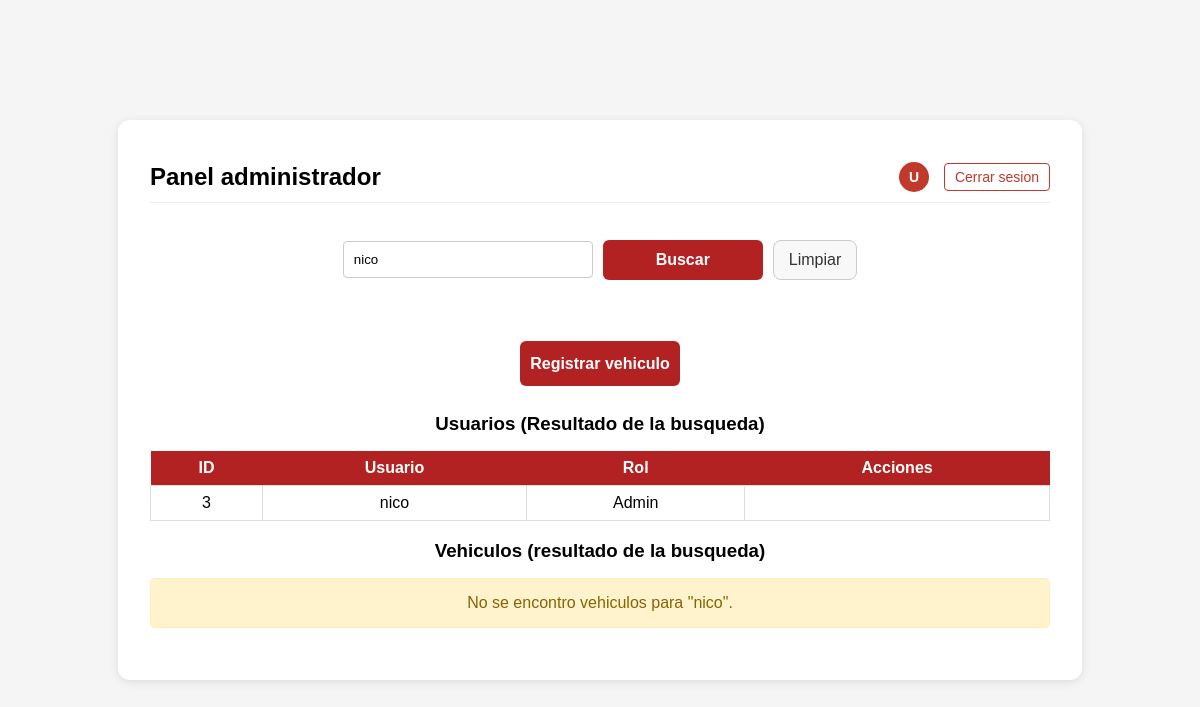
The app's page /usuarios/hashboard_administrador.php?busqueda=nico (signed in) with its own data.
### tables this page shows
CREATE TABLE `usuarios` (
  `id` int(11) NOT NULL,
  `usuario` varchar(50) DEFAULT NULL,
  `password` varchar(255) NOT NULL,
  `rol` tinyint(1) NOT NULL DEFAULT 2,
  `estado` tinyint(1) NOT NULL DEFAULT 1
);

### usuarios/hashboard_administrador.php (the view, shortened to what this page needs)
<?php
$mensaje_exito = $_GET['msg'] ?? null;
$usuario_rol = $_SESSION['usuario_rol'] ?? 2;
$datos_usuarios = [];
$vehiculos_busqueda = [];
$mostrar_busqueda = false;
if (!$mensaje_exito) {
    require __DIR__ . '/../includes/db.php';
    $busqueda = $_GET['busqueda'] ?? '';
    if ($busqueda) {
        $mostrar_busqueda = true;
        $param = '%' . $busqueda . '%';
        $stmt_u = $conn->prepare("SELECT id, usuario, rol FROM usuarios WHERE usuario LIKE ?");
        $stmt_u->execute([$param]);
        $datos_usuarios = $stmt_u->fetchAll(PDO::FETCH_ASSOC);
        $motor_busquedaV = "
             SELECT
                 v.id, v.marca, v.modelo, v.anio, v.dominio, v.descripcion, u.usuario AS vendedor, c.nombre AS cliente_nombre, c.apellido AS cliente_apellido
             FROM vehiculos v
             JOIN usuarios u ON v.vendedor_id = u.id
             JOIN clientes c ON v.cliente_id = c.id
             WHERE
                 v.marca LIKE ?
                 OR v.modelo LIKE ?
                 OR v.dominio LIKE ?
                 OR v.chasis LIKE ?
                 OR c.dni LIKE ?
                 OR c.nombre LIKE ?
                 OR c.apellido LIKE ?
             ORDER BY v.id DESC
           ";
        $stmt_v = $conn->prepare($motor_busquedaV);
        $stmt_v->execute([$param, $param, $param, $param, $param, $param, $param]);
        $vehiculos_busqueda = $stmt_v->fetchAll(PDO::FETCH_ASSOC);
    }
} else {
    $usuario_rol = $_SESSION['usuario_rol'] ?? 2;
}
?>
<!DOCTYPE html>
<html lang="es">
<head>
    <link rel="stylesheet" href="../css/style.css">
</head>
<body>
    <div class="container">
        <div class="card">
            <div class="panel-header">
                <h2 class="titulo-principal">Panel administrador</h2>
                <div class="user-actions">
                    <span class="user-badge" title="<?= htmlspecialchars($_SESSION['usuario']) ?> (<?= $usuario_rol == 1 ? 'ADMINISTRADOR' : 'EMPLEADO' ?>)">
                        <?= strtoupper(substr($_SESSION['usuario'], 0, 1)) ?>
                    </span>
                    <a class="btn-logout" href="../logout.php">Cerrar sesion</a>
                </div>
            </div>
            <div class="center" style="margin-bottom: 2rem;">
                <form method="GET" class="form form-centered">
                    <div class="form-inline">
                        <input type="text" name="busqueda" placeholder="Buscar..." value="<?= htmlspecialchars($busqueda) ?>">
                        <div class="btn-search-group">
                            <button type="submit" class="btn primary">Buscar</button>
                            <a href="hashboard_administrador.php" class="btn btn-secondary">Limpiar</a>
                        </div>
                    </div>
                </form>
            </div>
            <div class="center" style="margin-bottom: 1rem;">
                <div class="btn-group">
                    <a class="btn primary" href="../vehiculos/registrar_vehiculo.php">Registrar vehiculo</a>
                </div>
            </div>
            <?php
            if (!isset($mensaje_exito)):
                if ($usuario_rol == 1 || ($mostrar_busqueda && !empty($datos_usuarios))):
            ?>
                    <h3 id="usuarios">Usuarios (<?= $busqueda ? 'Resultado de la busqueda' : 'Todos' ?>)</h3>
                    <table class="table">
                        <thead>
                            <tr>
                                <th>ID</th>
                                <th>Usuario</th>
                                <th>Rol</th>
                                <th>Acciones</th>
                            </tr>
                        </thead>
                        <tbody>
                            <?php
                            foreach ($datos_usuarios as $u):
                                $texto_rol = $u['rol'] == 1 ? 'Admin' : 'Empleado';
                            ?>
                                <tr>
                                    <td><?= $u['id'] ?></td>
                                    <td><?= htmlspecialchars($u['usuario']) ?></td>
                                    <td><?= $texto_rol ?></td>
                                    <td>
                                    </td>
                                </tr>
                            <?php endforeach; ?>
                        </tbody>
                    </table>
                <?php endif; ?>
                <?php if ($mostrar_busqueda): ?>
                    <h3>Vehiculos (resultado de la busqueda)</h3>
                    <?php if (empty($vehiculos_busqueda)): ?>
                        <div class="alert warning" style="text-align: center; margin-bottom: 20px;">
                            No se encontro vehiculos para "<?= htmlspecialchars($busqueda) ?>".
                        </div>
                    <?php endif; ?>
                <?php endif; ?>
            <?php endif; ?>
        </div>
    </div>
</body>
</html>

### css/style.css (style rules this page uses)
body { font-family: Arial, sans-serif; background-color: #f5f5f5; margin: 0; padding: 0; }
.container { display: flex; justify-content: center; align-items: center; min-height: 100vh; }
.card { background: #fff; padding: 2rem; border-radius: 12px; box-shadow: 0 2px 10px rgba(0,0,0,0.1); max-width: 900px; width: 100%; }
h2, h3 { color: #000000; margin-bottom: 1rem; text-align: center; }
.form input[type="text"], .form input[type="password"], .form select { max-width: 300px; margin: 0.5rem auto; display: block; padding: 0.6rem; border: 1px solid #a0a0a0; border-radius: 8px; }
.form-centered { max-width: 500px; margin: 0 auto; text-align: center; }
.btn { border-radius: 8px; text-decoration: none; text-align: center; cursor: pointer; padding: 0.5rem 1rem; margin: 0.3rem; display: inline-block; }
.btn.primary { background: #b22222; color: #fff; display: inline-block; width: 100%; max-width: 250px; margin: 0.5rem auto; text-align: center; height: 45px; line-height: 45px; padding: 0; border-radius: 6px; font-size: 1rem; font-weight: bold; border: #000; cursor: pointer; }
.table { width: 100%; border-collapse: collapse; margin-top: 1rem; }
.table th { background: #b22222; color: #fff; padding: 0.5rem; }
.table td { border: 1px solid #ddd; padding: 0.5rem; text-align: center; }
.btn.primary { background: #b22222; color: #fff; display: inline-block; min-width: 160px; margin: 0.5rem auto; }
.center { display: flex; justify-content: center; gap: 2rem; margin: 1rem 0; }
.btn-group { display: flex; justify-content: center; gap: 1rem; }

### usuarios/hashboard_administrador.php (style rules this page uses)
.panel-header { display: flex; justify-content: space-between; align-items: center; padding: 10px 0; border-bottom: 1px solid #eee; margin-bottom: 30px; }
.titulo-principal { margin: 0; }
.user-actions { display: flex; align-items: center; gap: 15px; }
.user-badge { display: inline-flex; align-items: center; justify-content: center; width: 30px; height: 30px; border-radius: 50%; background-color: #c0392b; color: white; font-weight: bold; font-size: 14px; cursor: pointer; }
.btn-logout { text-decoration: none; color: #c0392b; background: none; border: 1px solid #c0392b; padding: 5px 10px; border-radius: 4px; transition: background-color 0.2s; font-size: 14px; }
.form-centered { display: flex; flex-direction: column; align-items: center; }
.form-inline { display: flex; gap: 10px; margin-bottom: 15px; align-items: center; max-width: 700px; width: 100%; justify-content: center; }
.btn-search-group { display: flex; gap: 10px; flex-shrink: 0; }
.form-centered input[type="text"] { flex-grow: 1; min-width: 250px; padding: 10px; border: 1px solid #ccc; border-radius: 4px; box-sizing: border-box; }
.form-inline .btn, .form-inline button { display: inline-flex; align-items: center; justify-content: center; line-height: 1.2; padding: 10px 15px; height: 40px; margin: 0; box-sizing: border-box; border: 1px solid transparent; }
.btn-secondary { background-color: #f8f8f8; color: #333; border: 1px solid #ccc !important; }
.alert.warning { padding: 15px; border-radius: 5px; background-color: #fff3cd; border: 1px solid #ffeeba; color: #856404; }

### records on screen
usuarios: id "3", usuario "nico", rol "Admin"

### other values on screen
substr($_SESSION['usuario'], 0, 1) "U"
$busqueda "nico"
